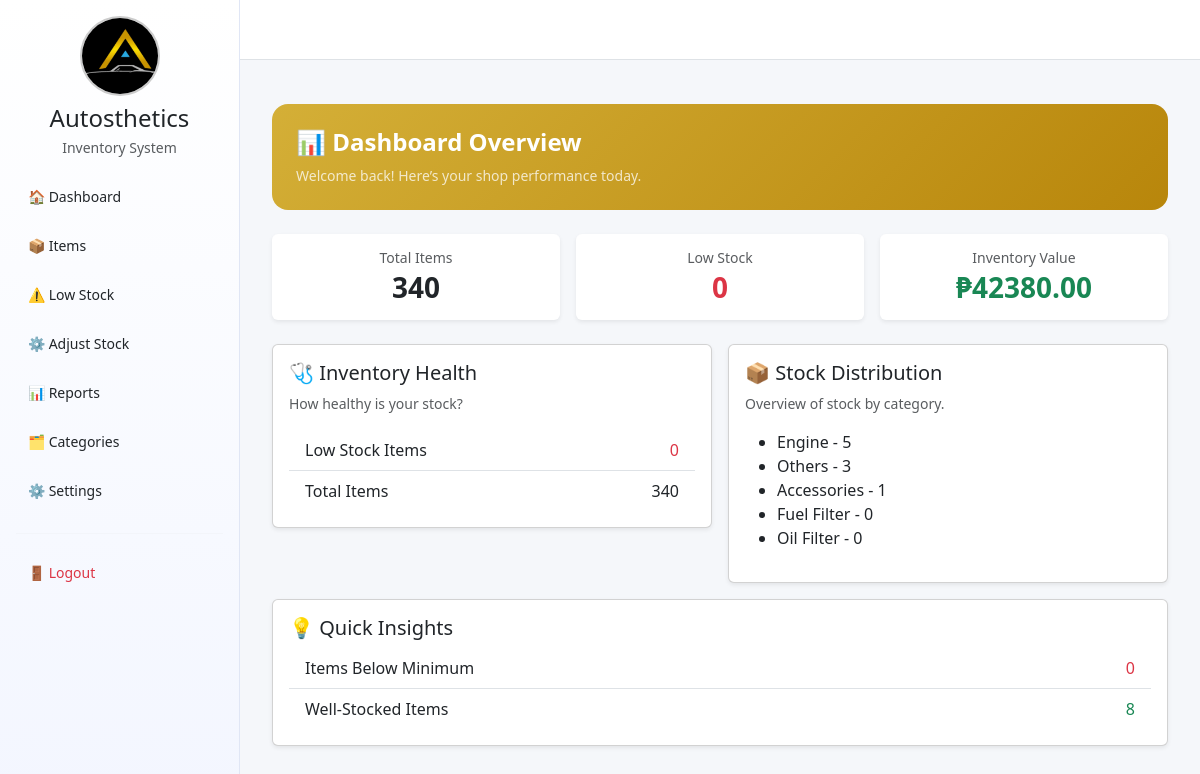
The app's page / (signed in) with its own data.
### inventory/models.py (models this page shows, shortened)
class ShopSettings(models.Model):
    user = models.OneToOneField(User, on_delete=models.CASCADE)
    shop_name = models.CharField(max_length=100, default="Autosthetics Car Care")
    address = models.CharField(max_length=200, blank=True)
    contact = models.CharField(max_length=50, blank=True)
    low_stock_limit = models.IntegerField(default=5)
    theme = models.CharField(
        max_length=20,
        choices=[("gold", "Gold"), ("orange", "Orange"), ("light", "Light"), ("dark", "Dark")],
        default="gold"
    )
    profile_image = models.ImageField(upload_to='profile_images/', blank=True, null=True)
    last_backup = models.DateTimeField(blank=True, null=True)

class Category(models.Model):
    name = models.CharField(max_length=255)
    description = models.TextField(blank=True, null=True)  # Optional description

### inventory/views.py (the view)
# urls.py: path('', views.dashboard, name='dashboard'),
@login_required
def dashboard(request):
    total_items = Item.objects.aggregate(total=Sum('quantity'))['total'] or 0
    low_stock = Item.objects.filter(quantity__lte=5).count()
    well_stock = Item.objects.filter(quantity__gt=10).count()
    total_value = sum(item.price * item.quantity for item in Item.objects.all())
    stock_distribution = Category.objects.annotate(count=Count('item'))
    return render(request, 'inventory/dashboard.html', {
        'total_items': total_items,
        'low_stock': low_stock,
        'well_stock': well_stock,
        'total_value': total_value,
        'stock_distribution': stock_distribution,
    })

### inventory/templates/inventory/dashboard.html
{% extends "inventory/base.html" %}
{% block content %}
<div class="container py-4">
    <div class="p-4 rounded-4 text-white mb-4"
         style="background: linear-gradient(135deg, #d4af37, #b8860b);">
        <h1 class="fw-bold fs-4">📊 Dashboard Overview</h1>
        <p class="mb-0 small opacity-75">
            Welcome back! Here’s your shop performance today.
        </p>
    </div>
    <div class="row g-3 mb-4">
        <div class="col-md-4">
            <div class="card shadow-sm border-0">
                <div class="card-body p-3 text-center">
                    <h6 class="text-muted small mb-1">Total Items</h6>
                    <h3 class="fw-bold mb-0">{{ total_items }}</h3>
                </div>
            </div>
        </div>
        <div class="col-md-4">
            <div class="card shadow-sm border-0">
                <div class="card-body p-3 text-center">
                    <h6 class="text-muted small mb-1">Low Stock</h6>
                    <h3 class="fw-bold text-danger mb-0">{{ low_stock }}</h3>
                </div>
            </div>
        </div>
        <div class="col-md-4">
            <div class="card shadow-sm border-0">
                <div class="card-body p-3 text-center">
                    <h6 class="text-muted small mb-1">Inventory Value</h6>
                    <h3 class="fw-bold text-success mb-0">₱{{ total_value }}</h3>
                </div>
            </div>
        </div>
    </div>
    <div class="row g-3">
        <div class="col-md-6">
            <div class="card shadow-sm">
                <div class="card-body">
                    <h5 class="card-title">🩺 Inventory Health</h5>
                    <p class="text-muted small">
                        How healthy is your stock?
                    </p>
                    <ul class="list-group list-group-flush">
                        <li class="list-group-item d-flex justify-content-between">
                            <span>Low Stock Items</span>
                            <span class="text-danger">{{ low_stock }}</span>
                        </li>
                        <li class="list-group-item d-flex justify-content-between">
                            <span>Total Items</span>
                            <span>{{ total_items }}</span>
                        </li>
                    </ul>
                </div>
            </div>
        </div>
<div class="col-md-6">
    <div class="card shadow-sm">
        <div class="card-body">
            <h5 class="card-title">📦 Stock Distribution</h5>
            <p class="text-muted small">
                Overview of stock by category.
            </p>
            {% if stock_distribution %}
    <ul>
    {% for category in stock_distribution %}
    <li>{{ category.name }} - {{ category.count }}</li>
    {% endfor %}
    </ul>
    {% else %}
    <p>No category data available yet.</p>
    {% endif %}
        </div>
    </div>
</div>
        <div class="col-md-12">
            <div class="card shadow-sm">
                <div class="card-body">
                    <h5 class="card-title">💡 Quick Insights</h5>
                    <div class="list-group list-group-flush">
                        <div class="list-group-item d-flex justify-content-between">
                            <span>Items Below Minimum</span>
                            <span class="text-danger">{{ low_stock }}</span>
                        </div>
                        <div class="list-group-item d-flex justify-content-between">
                        <span>Well-Stocked Items</span>
                        <span class="text-success">{{ well_stock }}</span>
                    </div>
                </div>
            </div>
        </div>
    </div>
</div>
{% endblock %}

### inventory/templates/inventory/base.html (shortened to what this page needs)
{% load static %}
<!DOCTYPE html>
<html lang="en">
<head>
    <link href="https://cdn.jsdelivr.net/npm/bootstrap@5.3.0/dist/css/bootstrap.min.css" rel="stylesheet">
    <link rel="stylesheet" href="https://cdn.jsdelivr.net/npm/bootstrap-icons@1.11.3/font/bootstrap-icons.css"><link rel="stylesheet" href="https://cdn.jsdelivr.net/npm/bootstrap-icons@1.11.3/font/bootstrap-icons.css">
</head>
<body>
<aside id="sidebar">
   <div class="sidebar-profile text-center py-3">
    {% if request.user.shopsettings.profile_image %}
        <img src="{{ request.user.shopsettings.profile_image.url }}" alt="Profile Picture" class="sidebar-profile-pic mb-2">
    {% else %}
        <img src="{% static 'images/default_profile.png' %}" alt="Profile Picture" class="sidebar-profile-pic mb-2">
    {% endif %}
    <h4 class="mb-1">Autosthetics</h4>
    <p class="text-muted small mb-0">Inventory System</p>
</div>
    <nav class="nav flex-column px-3">
        <a href="{% url 'dashboard' %}" class="nav-link text-dark mb-1">🏠 Dashboard</a>
        <a href="{% url 'all_items' %}" class="nav-link text-dark mb-1">📦 Items</a>
        <a href="{% url 'low_stock' %}" class="nav-link text-dark mb-1">⚠️ Low Stock</a>
        <a href="{% url 'adjust_stock' %}" class="nav-link text-dark mb-1">⚙️ Adjust Stock</a>
        <a href="{% url 'reports' %}" class="nav-link text-dark mb-1">📊 Reports</a>
        <a href="{% url 'categories' %}" class="nav-link text-dark mb-1">🗂 Categories</a>
        <a href="{% url 'settings_page' %}" class="nav-link text-dark mb-1">⚙️ Settings</a>
        <hr>
        <a href="{% url 'logout' %}" class="nav-link text-danger">🚪 Logout</a>
    </nav>
</aside>
<div id="main-wrapper">
    <div class="topbar bg-white border-bottom d-flex justify-content-between align-items-center px-4">
    </div>
    <main>
        {% block content %}
        {% endblock %}
    </main>
</div>
</body>
</html>

### inventory/templates/inventory/base.html (style rules this page uses)
.sidebar-profile-pic { width: 80px; height: 80px; border-radius: 50%; object-fit: cover; border: 2px solid #ccc; }
html, body { margin: 0; height: 100%; background: #f5f7fa; }
body { display: flex; }
#sidebar { width: 240px; position: fixed; top: 0; left: 0; height: 100vh; background: linear-gradient(180deg, #ffffff 0%, #f3f6ff 100%); border-right: 1px solid #e0e6f5; overflow: hidden; }
#sidebar .nav-link { border-radius: 10px; padding: 12px; font-size: 14px; color: #374151; display: flex; align-items: center; gap: 10px; transition: all 0.2s ease; }
#sidebar hr { border-color: #e5e7eb; }
#main-wrapper { margin-left: 240px; width: calc(100% - 240px); height: 100vh; display: flex; flex-direction: column; }
main { flex: 1; overflow-y: auto; padding: 20px; }
.topbar { height: 60px; flex-shrink: 0; }

### records on screen
Category: name "Engine", count "5"
Category: name "Others", count "3"
Category: name "Accessories", count "1"
Category: name "Fuel Filter", count "0"
Category: name "Oil Filter", count "0"

### other values on screen
{{ total_items }} "340"
{{ low_stock }} "0"
{{ total_value }} "42380.00"
{{ well_stock }} "8"
